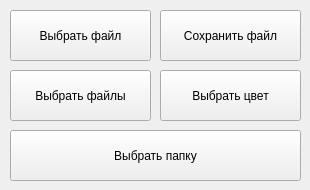
<?xml version="1.0" encoding="UTF-8"?>
<ui version="4.0">
 <class>MainWindow</class>
 <widget class="QMainWindow" name="MainWindow">
  <property name="geometry">
   <rect>
    <x>0</x>
    <y>0</y>
    <width>310</width>
    <height>190</height>
   </rect>
  </property>
  <property name="minimumSize">
   <size>
    <width>310</width>
    <height>190</height>
   </size>
  </property>
  <property name="maximumSize">
   <size>
    <width>310</width>
    <height>190</height>
   </size>
  </property>
  <property name="windowTitle">
   <string>MainWindow</string>
  </property>
  <widget class="QWidget" name="centralwidget">
   <widget class="QPushButton" name="pushButton">
    <property name="geometry">
     <rect>
      <x>10</x>
      <y>10</y>
      <width>141</width>
      <height>51</height>
     </rect>
    </property>
    <property name="text">
     <string>Выбрать файл</string>
    </property>
   </widget>
   <widget class="QPushButton" name="pushButton_2">
    <property name="geometry">
     <rect>
      <x>160</x>
      <y>10</y>
      <width>141</width>
      <height>51</height>
     </rect>
    </property>
    <property name="text">
     <string>Сохранить файл</string>
    </property>
   </widget>
   <widget class="QPushButton" name="pushButton_3">
    <property name="geometry">
     <rect>
      <x>10</x>
      <y>70</y>
      <width>141</width>
      <height>51</height>
     </rect>
    </property>
    <property name="text">
     <string>Выбрать файлы</string>
    </property>
   </widget>
   <widget class="QPushButton" name="pushButton_4">
    <property name="geometry">
     <rect>
      <x>160</x>
      <y>70</y>
      <width>141</width>
      <height>51</height>
     </rect>
    </property>
    <property name="text">
     <string>Выбрать цвет</string>
    </property>
   </widget>
   <widget class="QPushButton" name="pushButton_5">
    <property name="geometry">
     <rect>
      <x>10</x>
      <y>130</y>
      <width>291</width>
      <height>51</height>
     </rect>
    </property>
    <property name="text">
     <string>Выбрать папку</string>
    </property>
   </widget>
  </widget>
 </widget>
 <resources/>
 <connections/>
</ui>
